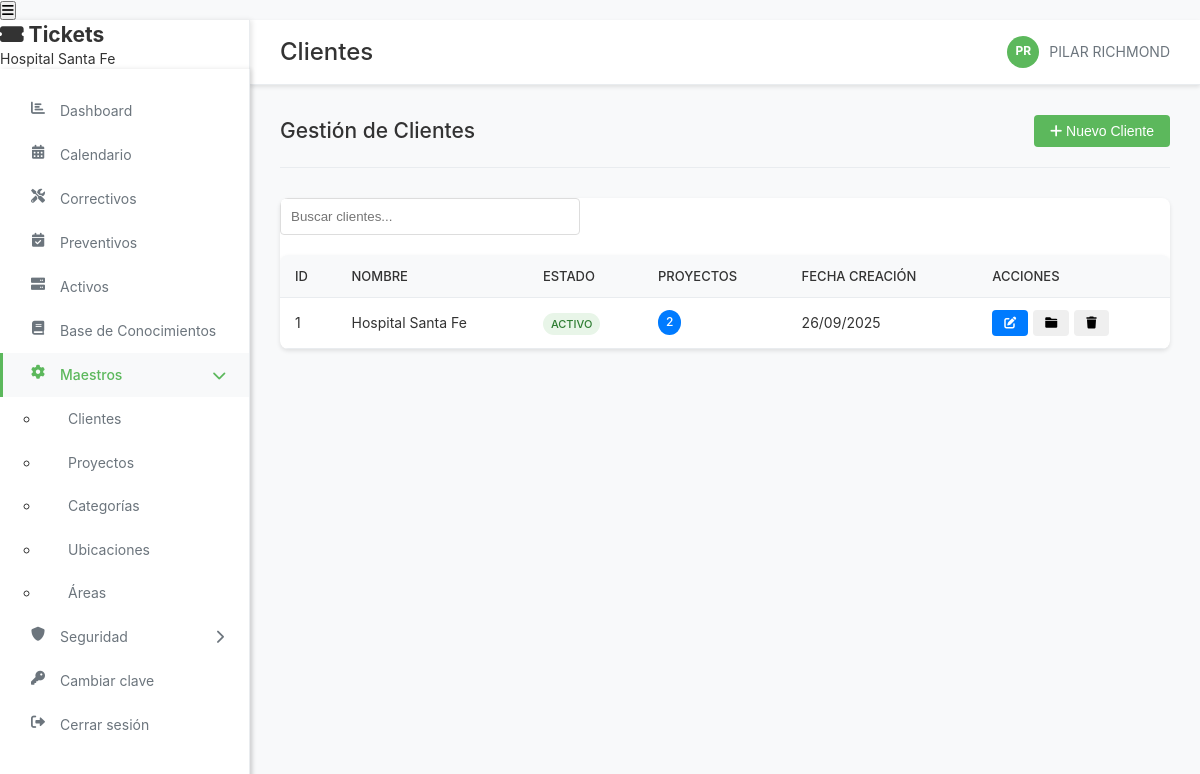
Page /views/clientes.php (signed in) on the committed database.
### tables this page shows
CREATE TABLE `usuarios` (
  `id` int(11) NOT NULL,
  `usuario` varchar(50) NOT NULL,
  `nombre` varchar(100) NOT NULL,
  `email` varchar(200) NOT NULL,
  `telefono` varchar(50) DEFAULT NULL,
  `cargo` varchar(100) DEFAULT NULL,
  `nivel` enum('Cliente SYM','Clientes CEMI','Ingenieros / Tecnicos','Directores / Gerentes') DEFAULT 'Cliente SYM',
  `estado` enum('Activo','Inactivo') DEFAULT 'Activo',
  `password` varchar(255) NOT NULL,
  `fecha_creacion` timestamp NOT NULL DEFAULT current_timestamp(),
  `fecha_actualizacion` timestamp NOT NULL DEFAULT current_timestamp() ON UPDATE current_timestamp()
);

CREATE TABLE `clientes` (
  `id` int(11) NOT NULL,
  `nombre` varchar(100) NOT NULL,
  `estado` enum('Activo','Inactivo') DEFAULT 'Activo',
  `fecha_creacion` timestamp NOT NULL DEFAULT current_timestamp()
);

### views/clientes.php (the view, shortened to what this page needs)
<?php
require_once '../includes/conexion.php';
$page_title = 'Clientes';
$stmt = $pdo->query("
    SELECT
        c.*,
        COUNT(p.id) as total_proyectos
    FROM clientes c
    LEFT JOIN proyectos p ON c.id = p.cliente_id
    GROUP BY c.id
    ORDER BY c.nombre ASC
");
$clientes = $stmt->fetchAll(PDO::FETCH_ASSOC);
include '../includes/header.php';
?>
<div class="page-content">
    <div class="clientes-container">
        <div class="section-header">
            <h2>Gestión de Clientes</h2>
            <button class="btn btn-success" onclick="ModalManager.open('modalCliente')">
                <i class="fas fa-plus"></i> Nuevo Cliente
            </button>
        </div>
        <div class="table-container">
            <table class="clientes-table">
                <thead>
                    <tr>
                        <th>ID</th>
                        <th>Nombre</th>
                        <th>Estado</th>
                        <th>Proyectos</th>
                        <th>Fecha Creación</th>
                        <th>Acciones</th>
                    </tr>
                </thead>
                <tbody>
                    <?php foreach ($clientes as $cliente): ?>
                    <tr>
                        <td><?php echo $cliente['id']; ?></td>
                        <td><?php echo htmlspecialchars($cliente['nombre']); ?></td>
                        <td>
                            <span class="status-badge status-<?php echo strtolower($cliente['estado']); ?>">
                                <?php echo $cliente['estado']; ?>
                            </span>
                        </td>
                        <td>
                            <span class="badge-count"><?php echo $cliente['total_proyectos']; ?></span>
                        </td>
                        <td><?php echo date('d/m/Y', strtotime($cliente['fecha_creacion'] ?? 'now')); ?></td>
                        <td>
                            <div class="acciones-grupo">
                                <button class="btn btn-sm btn-primary" onclick="editarCliente(<?php echo $cliente['id']; ?>)">
                                    <i class="fas fa-edit"></i>
                                </button>
                                <button class="btn btn-sm btn-info" onclick="verProyectos(<?php echo $cliente['id']; ?>)">
                                    <i class="fas fa-folder"></i>
                                </button>
                                <button class="btn btn-sm btn-danger" onclick="eliminarCliente(<?php echo $cliente['id']; ?>)">
                                    <i class="fas fa-trash"></i>
                                </button>
                            </div>
                        </td>
                    </tr>
                    <?php endforeach; ?>
                </tbody>
            </table>
        </div>
    </div>
</div>
<?php include '../includes/footer.php'; ?>

### includes/header.php (shortened to what this page needs)
<?php
$stmt = $pdo->prepare("SELECT nombre, usuario FROM usuarios WHERE id = ?");
$stmt->execute([$_SESSION['usuario_id']]);
$usuario_actual = $stmt->fetch(PDO::FETCH_ASSOC);
$nombres = explode(' ', $usuario_actual['nombre']);
$iniciales = '';
foreach ($nombres as $nombre) {
    if (!empty($nombre)) {
        $iniciales .= strtoupper(substr($nombre, 0, 1));
    }
}
?>
<!DOCTYPE html>
<html lang="es">
<head>
    <link rel="stylesheet" href="../assets/css/estilos.css">
    <link rel="stylesheet" href="https://cdnjs.cloudflare.com/ajax/libs/font-awesome/6.0.0/css/all.min.css">
</head>
<body>
    <button class="mobile-menu-btn" onclick="toggleMobileSidebar()">
        <i class="fas fa-bars"></i>
    </button>
    <div class="main-wrapper">
        <div class="sidebar" id="sidebar">
            <div class="sidebar-header">
                <h2><i class="fas fa-ticket-alt"></i> Tickets</h2>
                <p>Hospital Santa Fe</p>
            </div>
            <?php include 'sidebar.php'; ?>
        </div>
        <div class="main-content">
            <div class="header">
                <h1 class="page-title"><?php echo isset($page_title) ? $page_title : 'Dashboard'; ?></h1>
                <div class="user-info">
                    <div class="user-avatar"><?php echo $iniciales; ?></div>
                    <span><?php echo htmlspecialchars($usuario_actual['nombre']); ?></span>
                </div>
            </div>
            <div class="content-area">

### assets/css/estilos.css (style rules this page uses)
* { margin: 0; padding: 0; box-sizing: border-box; }
body { font-family: -apple-system, BlinkMacSystemFont, 'Segoe UI', Roboto, 'Helvetica Neue', Arial, sans-serif; background-color: #f8f9fa; color: #333; font-size: 14px; line-height: 1.4; }
.main-wrapper { display: flex; min-height: 100vh; }
.sidebar { width: 250px; background-color: #ffffff; border-right: 1px solid #e9ecef; padding: 0; position: fixed; height: 100vh; overflow-y: auto; z-index: 1000; box-shadow: 2px 0 5px rgba(0,0,0,0.1); }
.main-content { flex: 1; margin-left: 250px; padding: 0; background-color: #f8f9fa; }
.header { background-color: #ffffff; padding: 15px 30px; border-bottom: 1px solid #e9ecef; display: flex; justify-content: space-between; align-items: center; box-shadow: 0 2px 4px rgba(0,0,0,0.1); }
.page-title { font-size: 24px; font-weight: 500; color: #333; margin: 0; }
.user-info { display: flex; align-items: center; color: #6c757d; font-size: 14px; }
.user-avatar { width: 32px; height: 32px; background-color: #5cb85c; border-radius: 50%; display: flex; align-items: center; justify-content: center; color: white; font-weight: bold; margin-right: 10px; font-size: 12px; }
.btn { padding: 8px 16px; border: none; border-radius: 4px; cursor: pointer; font-size: 14px; text-decoration: none; display: inline-block; transition: all 0.3s ease; font-weight: 500; }
.btn-success { background-color: #5cb85c; color: white; }
.btn-primary { background-color: #007bff; color: white; }
.btn-sm { padding: 6px 12px; font-size: 12px; }
.page-content { padding: 30px; }
.status-badge { padding: 4px 8px; border-radius: 12px; font-size: 12px; font-weight: 500; text-transform: uppercase; }
.table-container { background-color: #ffffff; border-radius: 8px; box-shadow: 0 2px 4px rgba(0,0,0,0.1); overflow: hidden; }
table { width: 100%; border-collapse: collapse; font-size: 14px; }
thead th { background-color: #f8f9fa; padding: 12px 15px; text-align: left; font-weight: 500; color: #333; border-bottom: 1px solid #dee2e6; font-size: 13px; text-transform: uppercase; }
tbody td { padding: 12px 15px; border-bottom: 1px solid #f8f9fa; vertical-align: middle; }

### views/clientes.php (style rules this page uses)
.clientes-container { max-width: 1200px; margin: 0 auto; }
.section-header { display: flex; justify-content: space-between; align-items: center; margin-bottom: 30px; padding-bottom: 20px; border-bottom: 1px solid #e9ecef; }
.section-header h2 { margin: 0; color: #333; font-weight: 500; }
.clientes-table { width: 100%; border-collapse: collapse; background: white; border-radius: 8px; overflow: hidden; box-shadow: 0 2px 4px rgba(0,0,0,0.1); }
.clientes-table th, .clientes-table td { padding: 12px 15px; text-align: left; border-bottom: 1px solid #e9ecef; }
.clientes-table th { background: #f8f9fa; font-weight: 500; color: #333; font-size: 13px; text-transform: uppercase; }
.status-badge { padding: 4px 8px; border-radius: 12px; font-size: 11px; font-weight: 500; text-transform: uppercase; }
.status-activo { background: #e8f5e8; color: #2e7d32; }
.badge-count { background: #007bff; color: white; padding: 4px 8px; border-radius: 50%; font-size: 12px; font-weight: 500; min-width: 20px; text-align: center; display: inline-block; }
.acciones-grupo { display: flex; gap: 5px; }

### rows in the picture
usuarios: nombre "PILAR RICHMOND"
clientes: id "1", nombre "Hospital Santa Fe", estado "ACTIVO", total_proyectos "2", fecha_creacion "26/09/2025"

### other values in the picture
$page_title "Clientes"
$iniciales "PR"
